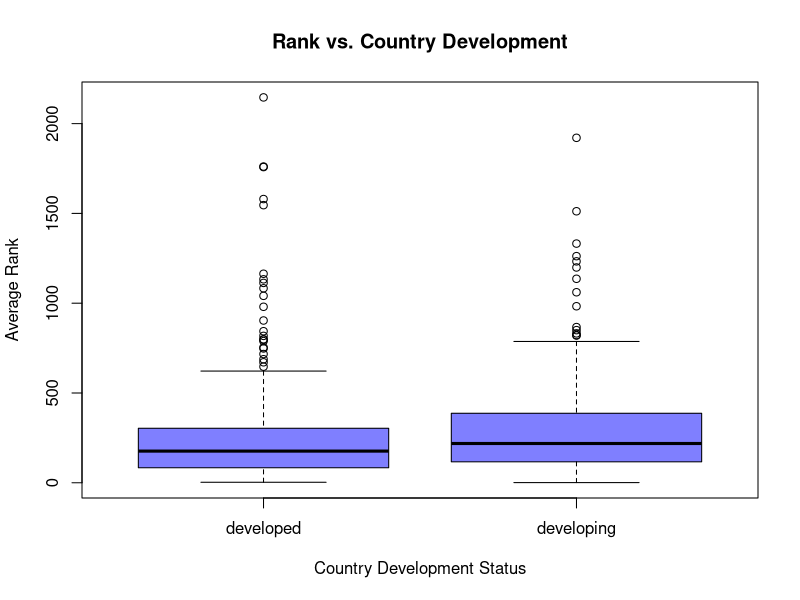
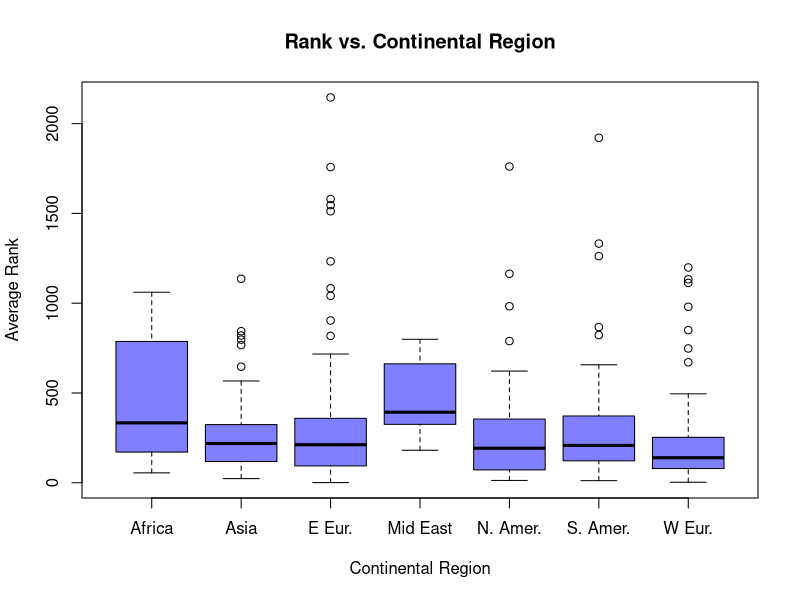

Write the R code that produced these figures, in order.
## ---- chunk 1
knitr::opts_chunk$set(echo = TRUE)
library(ggplot2)

# Import tennis data
tennis2021 <- read.csv("atp_matches_2021.csv")

# Creating a dataframe of players and their average ranks
players <- unique(c(tennis2021$winner_id, tennis2021$loser_id))

averageRank <- c()
height <- c()
age <- c()
hand <- c()
nationality <- c()

for (eachPlayer in players){
  averageRank <- append(averageRank, mean(c(tennis2021[tennis2021$winner_id == eachPlayer, "winner_rank"], tennis2021[tennis2021$loser_id == eachPlayer, "loser_rank"]), na.rm = TRUE))
  height <- append(height, max(c(tennis2021[tennis2021$winner_id == eachPlayer, "winner_ht"], tennis2021[tennis2021$loser_id == eachPlayer, "loser_ht"])))
  age <- append(age, mean(c(tennis2021[tennis2021$winner_id == eachPlayer, "winner_age"], tennis2021[tennis2021$loser_id == eachPlayer, "loser_age"])))
  hand <- append(hand, max(c(tennis2021[tennis2021$winner_id == eachPlayer, "winner_hand"], tennis2021[tennis2021$loser_id == eachPlayer, "loser_hand"])))
  nationality <- append(nationality, max(c(tennis2021[tennis2021$winner_id == eachPlayer, "winner_ioc"], tennis2021[tennis2021$loser_id == eachPlayer, "loser_ioc"])))
}

playerStats <- data.frame(players, averageRank, height, age, hand, nationality)

playerStats$hand_fac <- factor(playerStats$hand)
playerStats$nat_fac <- factor(playerStats$nationality)

## ---- chunk 2
playerStats$country=rep(NA,393)
for (i in 1:393) {
  if(playerStats$nat_fac[i] %in% c("AUT","CAN","CYP","BEL","CZE","USA","AUS","SWE","JPN","DEN","ESP","EST","FIN","FRA","GBR","GER","HUN","ISR","ITA","LAT","LBN","LIB","LTU","NED","NOR","NZL","POR","SLO","SUI","SVK","SWE","TUR")){
    playerStats$country[i]="developed"
  } else{
    playerStats$country[i]="developing"
  }
}
par(mfrow=c(1,1))
boxplot(averageRank ~ country, data = playerStats, xlab = "Country Development Status", ylab = "Average Rank", main = "Rank vs. Country Development", col=rgb(0,0,1,0.5))

playerStats$region[playerStats$nat_fac %in% c("USA", "CAN", "DOM", "MEX")] <- "N. Amer."
playerStats$region[playerStats$nat_fac %in% c("COL", "GEO", "ARG", "URU", "ECU", "PER", "BRA", "BOL", "ESA", "PAR", "VEN",
                                              "CHI", "BAR")] <- "S. Amer."
playerStats$region[playerStats$nat_fac %in% c("GER", "FRA", "GBR", "ESP", "ITA", "SUI", "BEL", "NED", "AUT", "SWE", "GRE",
                                              "POR", "MON")] <- "W Eur."
playerStats$region[playerStats$nat_fac %in% c("CZE", "SRB", "BLR", "CRO", "RUS", "POL", "FIN", "DEN", "HUN", "BUL", "SLO", "SWE",
                                              "LTU", "NOR", "SVK", "BIH",  "UKR", "MDA", "ROU", "EST",  "CYP",
                                              "LAT")] <- "E Eur."
playerStats$region[playerStats$nat_fac %in% c("IND", "KAZ", "JPN", "CHN", "TPE",  "KOR", "INA", "NZL", "PAK",
                                              "THA",  "AUS", "UZB")] <- "Asia"
playerStats$region[playerStats$nat_fac %in% c("TUR", "ISR", "QAT", "LBN")] <- "Mid East"
playerStats$region[playerStats$nat_fac %in% c("RSA", "ZIM", "EGY", "LIB", "TUN")] <- "Africa"

boxplot(averageRank ~ region, data = playerStats, xlab = "Continental Region", ylab = "Average Rank", main = "Rank vs. Continental Region", col=rgb(0,0,1,0.5))
